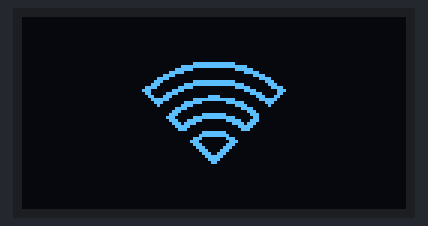
The sketch below on a simulated ESP32. Parts: 128×64 one-colour display. WiFi joins after 1.5 s; servers stay silent unless stated; the local clock reads 2024-03-15 10:24:30 at power-on unless the sketch sets it; what the sketch prints to the serial monitor is not drawn.

Above: at 3.1 s.
At 4.2 s:
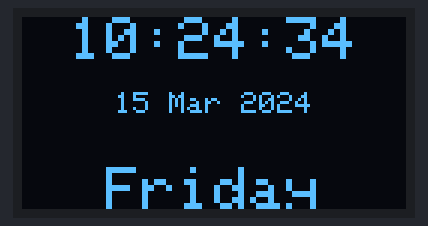
At 8.3 s:
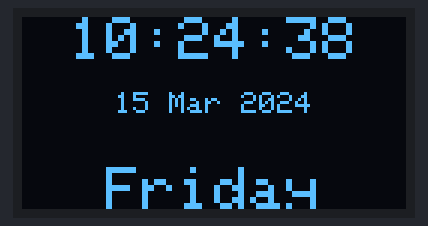
At 12.4 s:
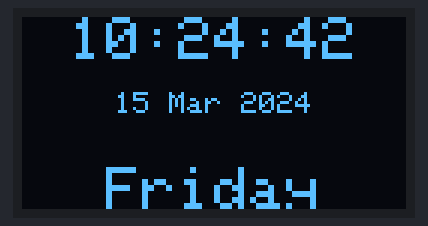
At 21.6 s:
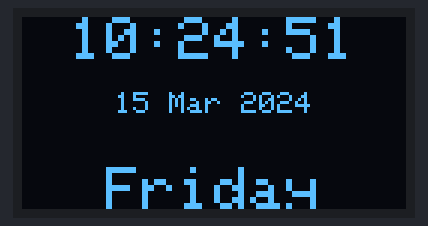
At 39.0 s:
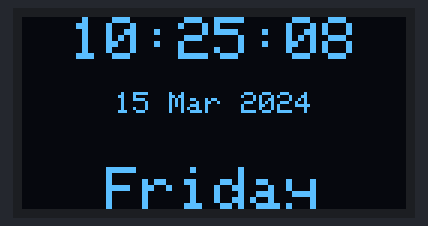

Measured:
- what the display in image 0 shows lasts 1.0 s, from 3.1 s to 4.1 s
- what the display in image 1 shows lasts 1.0 s, from 4.1 s to 5.1 s

The sketch:

Time_Date_Day.ino
```cpp
//Time_Date_Day
#ifdef ESP32
#include <WiFi.h>
#else
  #include <WiFi.h>
#endif
#include <time.h>
#include <SPI.h>
#include <Wire.h>
#include <Adafruit_GFX.h>
#include <Adafruit_SSD1306.h>

Adafruit_SSD1306 display = Adafruit_SSD1306(128, 64, &Wire, -1);

const char* ssid = "Hotspot";
const char* password = "87654321";

int GMTOffset = 19800;  // 5 hours * 60 minutes/hour + 30 minutes = 19800 seconds
int daylightOffset = 0;  // Replace with your daylight savings offset in seconds
int frame = 0;
#define FRAME_DELAY (42)
#define FRAME_WIDTH (48)
#define FRAME_HEIGHT (48)
#define FRAME_COUNT (sizeof(frames) / sizeof(frames[0]))
const byte PROGMEM frames[][288] = {
  {0,0,0,0,0,0,0,0,0,0,0,0,0,0,0,0,0,0,0,0,0,0,0,0,0,0,0,0,0,0,0,0,0,0,0,0,0,0,0,0,0,0,0,0,127,254,0,0,0,7,255,255,224,0,0,31,128,1,248,0,0,124,0,0,62,0,1,224,0,0,7,128,7,128,0,0,1,224,14,0,127,254,0,112,28,3,255,255,192,56,120,15,128,1,240,30,224,60,0,0,60,7,96,240,0,0,15,6,49,192,3,192,3,140,31,128,127,254,1,248,14,3,240,15,192,112,4,7,128,1,224,32,0,30,0,0,120,0,0,56,0,0,28,0,0,112,15,240,14,0,0,224,127,254,6,0,0,113,240,15,142,0,0,59,192,3,220,0,0,31,0,0,248,0,0,14,0,0,112,0,0,0,15,240,0,0,0,0,31,248,0,0,0,0,112,14,0,0,0,0,224,7,0,0,0,0,112,14,0,0,0,0,56,28,0,0,0,0,28,56,0,0,0,0,14,112,0,0,0,0,7,224,0,0,0,0,3,192,0,0,0,0,1,128,0,0,0,0,0,0,0,0,0,0,0,0,0,0,0,0,0,0,0,0,0,0,0,0,0,0,0,0,0,0,0,0,0,0,0,0,0,0,0,0,0,0,0,0},
  {0,0,0,0,0,0,0,0,0,0,0,0,0,0,0,0,0,0,0,0,0,0,0,0,0,0,0,0,0,0,0,0,0,0,0,0,0,0,0,0,0,0,0,0,127,254,0,0,0,7,255,255,224,0,0,31,128,1,248,0,0,124,0,0,62,0,1,224,0,0,7,128,7,128,0,0,1,224,14,0,127,254,0,112,28,3,255,255,192,56,120,15,128,1,240,30,224,60,0,0,60,7,96,240,0,0,15,6,49,192,3,192,3,140,31,128,127,254,1,248,14,3,240,15,192,112,4,7,128,1,224,32,0,30,0,0,120,0,0,56,0,0,28,0,0,112,15,240,14,0,0,224,127,254,6,0,0,113,240,15,142,0,0,59,192,3,220,0,0,31,0,0,248,0,0,14,0,0,112,0,0,0,15,240,0,0,0,0,31,248,0,0,0,0,112,14,0,0,0,0,224,7,0,0,0,0,112,14,0,0,0,0,56,28,0,0,0,0,28,56,0,0,0,0,14,112,0,0,0,0,7,224,0,0,0,0,3,192,0,0,0,0,1,128,0,0,0,0,0,0,0,0,0,0,0,0,0,0,0,0,0,0,0,0,0,0,0,0,0,0,0,0,0,0,0,0,0,0,0,0,0,0,0,0,0,0,0,0},
  {0,0,0,0,0,0,0,0,0,0,0,0,0,0,0,0,0,0,0,0,0,0,0,0,0,0,0,0,0,0,0,0,0,0,0,0,0,0,0,0,0,0,0,0,127,254,0,0,0,7,255,255,224,0,0,31,128,1,248,0,0,124,0,0,62,0,1,224,0,0,7,128,7,128,0,0,1,224,14,0,127,254,0,112,28,3,255,255,192,56,120,15,128,1,240,30,224,60,0,0,60,7,96,240,0,0,15,6,49,192,3,192,3,140,31,128,127,254,1,248,14,3,240,15,192,112,4,7,128,1,224,32,0,30,0,0,120,0,0,56,0,0,28,0,0,112,15,240,14,0,0,224,127,254,6,0,0,113,240,15,142,0,0,59,192,3,220,0,0,31,0,0,248,0,0,14,0,0,112,0,0,0,15,240,0,0,0,0,31,248,0,0,0,0,112,14,0,0,0,0,224,7,0,0,0,0,112,14,0,0,0,0,56,28,0,0,0,0,28,56,0,0,0,0,14,112,0,0,0,0,7,224,0,0,0,0,3,192,0,0,0,0,1,128,0,0,0,0,0,0,0,0,0,0,0,0,0,0,0,0,0,0,0,0,0,0,0,0,0,0,0,0,0,0,0,0,0,0,0,0,0,0,0,0,0,0,0,0},
  {0,0,0,0,0,0,0,0,0,0,0,0,0,0,0,0,0,0,0,0,0,0,0,0,0,0,0,0,0,0,0,0,0,0,0,0,0,0,0,0,0,0,0,0,127,254,0,0,0,7,255,255,224,0,0,31,128,1,248,0,0,124,0,0,62,0,1,224,0,0,7,128,7,128,0,0,1,224,14,0,127,254,0,112,28,3,255,255,192,56,120,15,128,1,240,30,224,60,0,0,60,7,96,240,0,0,15,6,49,192,3,192,3,140,31,128,127,254,1,248,14,3,240,15,192,112,4,7,128,1,224,32,0,30,0,0,120,0,0,56,0,0,28,0,0,112,15,240,14,0,0,224,127,254,6,0,0,113,240,15,142,0,0,59,192,3,220,0,0,31,0,0,248,0,0,14,0,0,112,0,0,0,15,240,0,0,0,0,31,248,0,0,0,0,112,14,0,0,0,0,224,7,0,0,0,0,112,14,0,0,0,0,56,28,0,0,0,0,28,56,0,0,0,0,14,112,0,0,0,0,7,224,0,0,0,0,3,192,0,0,0,0,1,128,0,0,0,0,0,0,0,0,0,0,0,0,0,0,0,0,0,0,0,0,0,0,0,0,0,0,0,0,0,0,0,0,0,0,0,0,0,0,0,0,0,0,0,0},
  {0,0,0,0,0,0,0,0,0,0,0,0,0,0,0,0,0,0,0,0,0,0,0,0,0,0,0,0,0,0,0,0,0,0,0,0,0,0,0,0,0,0,0,0,127,254,0,0,0,7,255,255,224,0,0,31,128,1,248,0,0,124,0,0,62,0,1,224,0,0,7,128,7,128,0,0,1,224,14,0,127,254,0,112,28,3,255,255,192,56,120,15,128,1,240,30,224,60,0,0,60,7,96,240,0,0,15,6,49,192,63,252,3,140,31,129,255,255,129,248,14,7,192,3,224,112,4,31,0,0,248,32,0,60,0,0,60,0,0,112,7,224,14,0,0,224,63,252,7,0,0,112,248,31,14,0,0,59,192,3,220,0,0,31,0,0,248,0,0,14,0,0,112,0,0,4,15,240,32,0,0,0,31,248,0,0,0,0,120,30,0,0,0,0,224,7,0,0,0,0,112,14,0,0,0,0,56,28,0,0,0,0,28,56,0,0,0,0,14,112,0,0,0,0,7,224,0,0,0,0,3,192,0,0,0,0,1,128,0,0,0,0,0,0,0,0,0,0,0,0,0,0,0,0,0,0,0,0,0,0,0,0,0,0,0,0,0,0,0,0,0,0,0,0,0,0,0,0,0,0,0,0,0,0,0,0,0,0},
  {0,0,0,0,0,0,0,0,0,0,0,0,0,0,0,0,0,0,0,0,0,0,0,0,0,0,0,0,0,0,0,0,0,0,0,0,0,0,63,252,0,0,0,3,255,255,192,0,0,31,128,1,248,0,0,124,0,0,62,0,1,224,0,0,7,128,3,128,0,0,1,192,14,0,63,252,0,112,28,3,255,255,192,56,56,15,128,1,240,28,96,60,0,0,60,14,96,112,15,240,14,6,49,192,255,255,3,140,59,131,224,7,193,220,30,15,0,0,240,120,12,28,0,0,56,48,0,120,0,0,28,0,0,224,15,240,7,0,0,224,127,254,7,0,0,113,224,7,142,0,0,59,128,1,220,0,0,31,0,0,248,0,0,14,0,0,112,0,0,0,7,224,0,0,0,0,31,248,0,0,0,0,120,30,0,0,0,0,224,7,0,0,0,0,112,14,0,0,0,0,56,28,0,0,0,0,28,56,0,0,0,0,14,112,0,0,0,0,7,224,0,0,0,0,3,192,0,0,0,0,1,128,0,0,0,0,0,0,0,0,0,0,0,0,0,0,0,0,0,0,0,0,0,0,0,0,0,0,0,0,0,0,0,0,0,0,0,0,0,0,0,0,0,0,0,0,0,0,0,0,0,0,0,0,0,0,0,0},
  {0,0,0,0,0,0,0,0,0,0,0,0,0,0,0,0,0,0,0,0,0,0,0,0,0,0,63,252,0,0,0,3,255,255,192,0,0,31,192,3,248,0,0,126,0,0,126,0,1,240,0,0,15,128,3,192,0,0,3,192,15,0,63,252,0,240,28,3,255,255,192,56,56,15,192,3,240,28,96,60,0,0,60,14,224,112,0,0,14,7,113,224,3,192,7,142,59,128,127,254,1,220,31,3,224,7,192,248,14,15,0,0,240,112,0,28,0,0,56,0,0,56,0,0,28,0,0,224,15,240,7,0,0,224,127,254,7,0,0,113,240,15,14,0,0,59,192,3,220,0,0,31,0,0,248,0,0,12,0,0,112,0,0,0,0,0,0,0,0,0,1,128,0,0,0,0,31,248,0,0,0,0,62,124,0,0,0,0,240,15,0,0,0,0,96,7,0,0,0,0,112,14,0,0,0,0,56,28,0,0,0,0,28,56,0,0,0,0,14,112,0,0,0,0,7,224,0,0,0,0,3,192,0,0,0,0,1,128,0,0,0,0,0,0,0,0,0,0,0,0,0,0,0,0,0,0,0,0,0,0,0,0,0,0,0,0,0,0,0,0,0,0,0,0,0,0,0,0,0,0,0,0,0,0,0,0,0,0},
  {0,0,0,0,0,0,0,0,0,0,0,0,0,0,0,0,0,0,0,0,127,254,0,0,0,7,255,255,192,0,0,31,128,1,248,0,0,124,0,0,62,0,1,224,0,0,7,128,7,128,0,0,1,224,14,0,63,252,0,112,28,3,255,255,192,56,112,15,192,3,240,12,224,60,0,0,60,7,224,240,0,0,15,7,113,192,0,0,3,142,59,128,0,0,1,220,31,0,0,0,0,248,12,0,0,0,0,48,0,0,0,0,0,0,0,0,0,0,0,0,0,0,15,240,0,0,0,0,127,254,0,0,0,1,224,7,128,0,0,7,128,1,224,0,0,14,0,0,112,0,0,28,15,240,56,0,0,28,63,252,56,0,0,14,224,7,112,0,0,7,128,1,224,0,0,3,0,0,192,0,0,0,15,240,0,0,0,0,63,252,0,0,0,0,112,14,0,0,0,0,224,7,0,0,0,0,112,14,0,0,0,0,56,28,0,0,0,0,28,56,0,0,0,0,14,112,0,0,0,0,7,224,0,0,0,0,3,192,0,0,0,0,1,128,0,0,0,0,0,0,0,0,0,0,0,0,0,0,0,0,0,0,0,0,0,0,0,0,0,0,0,0,0,0,0,0,0,0,0,0,0,0,0,0,0,0,0,0},
  {0,0,0,0,0,0,0,0,0,0,0,0,0,0,0,0,0,0,0,0,0,0,0,0,0,0,0,0,0,0,0,0,0,0,0,0,0,0,0,0,0,0,0,0,0,0,0,0,0,0,0,0,0,0,0,0,0,0,0,0,0,0,0,0,0,0,0,0,0,0,0,0,0,0,0,0,0,0,0,0,63,252,0,0,0,1,252,63,128,0,0,7,128,1,224,0,0,28,0,0,56,0,0,112,31,248,14,0,0,224,255,255,7,0,1,131,192,7,193,128,3,15,0,0,240,192,1,156,0,0,57,128,0,248,0,0,31,0,0,96,0,0,6,0,0,0,0,0,0,0,0,0,0,0,0,0,0,0,0,0,0,0,0,0,0,0,0,0,0,0,0,0,0,0,0,0,15,240,0,0,0,0,62,124,0,0,0,0,127,254,0,0,0,0,255,255,0,0,0,0,112,14,0,0,0,0,224,7,0,0,0,0,112,14,0,0,0,0,56,28,0,0,0,0,28,56,0,0,0,0,14,112,0,0,0,0,7,224,0,0,0,0,3,192,0,0,0,0,1,128,0,0,0,0,0,0,0,0,0,0,0,0,0,0,0,0,0,0,0,0,0,0,0,0,0,0,0,0,0,0,0,0,0,0,0,0,0,0},
  {0,0,0,0,0,0,0,0,0,0,0,0,0,0,0,0,0,0,0,0,0,0,0,0,0,0,0,0,0,0,0,0,0,0,0,0,0,0,0,0,0,0,0,0,0,0,0,0,0,0,0,0,0,0,0,0,0,0,0,0,0,0,0,0,0,0,0,0,0,0,0,0,0,0,0,0,0,0,0,0,0,0,0,0,0,0,0,0,0,0,0,0,0,0,0,0,0,0,0,0,0,0,0,0,0,0,0,0,0,0,0,0,0,0,0,0,0,0,0,0,0,0,0,0,0,0,0,0,0,0,0,0,0,0,0,0,0,0,0,0,0,0,0,0,0,0,0,0,0,0,0,0,0,0,0,0,0,0,0,0,0,0,0,0,3,192,0,0,0,0,28,56,0,0,0,0,97,134,0,0,0,0,159,249,0,0,0,1,179,205,0,0,0,0,223,251,0,0,0,0,60,60,0,0,0,0,240,15,0,0,0,0,96,6,0,0,0,0,48,12,0,0,0,0,24,24,0,0,0,0,12,48,0,0,0,0,6,112,0,0,0,0,7,224,0,0,0,0,3,192,0,0,0,0,1,128,0,0,0,0,0,0,0,0,0,0,0,0,0,0,0,0,0,0,0,0,0,0,0,0,0,0,0,0,0,0,0,0},
  {0,0,0,0,0,0,0,0,0,0,0,0,0,0,0,0,0,0,0,0,0,0,0,0,0,0,0,0,0,0,0,0,0,0,0,0,0,0,0,0,0,0,0,0,0,0,0,0,0,0,0,0,0,0,0,0,0,0,0,0,0,0,0,0,0,0,0,0,0,0,0,0,0,0,0,0,0,0,0,0,0,0,0,0,0,0,0,0,0,0,0,0,0,0,0,0,0,0,0,0,0,0,0,0,0,0,0,0,0,0,0,0,0,0,0,0,0,0,0,0,0,0,0,0,0,0,0,0,0,0,0,0,0,0,0,0,0,0,0,0,0,0,0,0,0,0,0,0,0,0,0,0,0,0,0,0,0,0,0,0,0,0,0,0,0,0,0,0,0,0,0,0,0,0,0,0,0,0,0,0,0,0,0,0,0,0,0,0,15,240,0,0,0,0,63,252,0,0,0,0,112,14,0,0,0,0,224,7,0,0,0,0,112,14,0,0,0,0,56,28,0,0,0,0,28,56,0,0,0,0,14,112,0,0,0,0,7,224,0,0,0,0,3,192,0,0,0,0,1,128,0,0,0,0,0,0,0,0,0,0,0,0,0,0,0,0,0,0,0,0,0,0,0,0,0,0,0,0,0,0,0,0,0,0,0,0,0,0},
  {0,0,0,0,0,0,0,0,0,0,0,0,0,0,0,0,0,0,0,0,0,0,0,0,0,0,0,0,0,0,0,0,0,0,0,0,0,0,0,0,0,0,0,0,0,0,0,0,0,0,0,0,0,0,0,0,0,0,0,0,0,0,0,0,0,0,0,0,0,0,0,0,0,0,0,0,0,0,0,0,0,0,0,0,0,0,0,0,0,0,0,0,0,0,0,0,0,0,0,0,0,0,0,0,0,0,0,0,0,0,0,0,0,0,0,0,0,0,0,0,0,0,0,0,0,0,0,0,0,0,0,0,0,0,0,0,0,0,0,0,0,0,0,0,0,0,0,0,0,0,0,0,0,0,0,0,0,0,0,0,0,0,0,0,0,0,0,0,0,0,0,0,0,0,0,0,0,0,0,0,0,0,15,240,0,0,0,0,31,248,0,0,0,0,112,14,0,0,0,0,224,7,0,0,0,0,112,14,0,0,0,0,56,28,0,0,0,0,28,56,0,0,0,0,14,112,0,0,0,0,7,224,0,0,0,0,3,192,0,0,0,0,1,128,0,0,0,0,0,0,0,0,0,0,0,0,0,0,0,0,0,0,0,0,0,0,0,0,0,0,0,0,0,0,0,0,0,0,0,0,0,0,0,0,0,0,0,0},
  {0,0,0,0,0,0,0,0,0,0,0,0,0,0,0,0,0,0,0,0,0,0,0,0,0,0,0,0,0,0,0,0,0,0,0,0,0,0,0,0,0,0,0,0,0,0,0,0,0,0,0,0,0,0,0,0,0,0,0,0,0,0,0,0,0,0,0,0,0,0,0,0,0,0,0,0,0,0,0,0,0,0,0,0,0,0,0,0,0,0,0,0,0,0,0,0,0,0,0,0,0,0,0,0,0,0,0,0,0,0,0,0,0,0,0,0,0,0,0,0,0,0,0,0,0,0,0,0,0,0,0,0,0,0,0,0,0,0,0,0,0,0,0,0,0,0,0,0,0,0,0,0,0,0,0,0,0,0,0,0,0,0,0,0,0,0,0,0,0,0,0,0,0,0,0,0,0,0,0,0,0,0,15,240,0,0,0,0,31,248,0,0,0,0,112,14,0,0,0,0,224,7,0,0,0,0,112,14,0,0,0,0,56,28,0,0,0,0,28,56,0,0,0,0,14,112,0,0,0,0,7,224,0,0,0,0,3,192,0,0,0,0,1,128,0,0,0,0,0,0,0,0,0,0,0,0,0,0,0,0,0,0,0,0,0,0,0,0,0,0,0,0,0,0,0,0,0,0,0,0,0,0,0,0,0,0,0,0},
  {0,0,0,0,0,0,0,0,0,0,0,0,0,0,0,0,0,0,0,0,0,0,0,0,0,0,0,0,0,0,0,0,0,0,0,0,0,0,0,0,0,0,0,0,0,0,0,0,0,0,0,0,0,0,0,0,0,0,0,0,0,0,0,0,0,0,0,0,0,0,0,0,0,0,0,0,0,0,0,0,0,0,0,0,0,0,0,0,0,0,0,0,0,0,0,0,0,0,0,0,0,0,0,0,0,0,0,0,0,0,0,0,0,0,0,0,0,0,0,0,0,0,0,0,0,0,0,0,0,0,0,0,0,0,0,0,0,0,0,0,0,0,0,0,0,0,0,0,0,0,0,0,0,0,0,0,0,0,0,0,0,0,0,0,0,0,0,0,0,0,0,0,0,0,0,0,0,0,0,0,0,0,15,240,0,0,0,0,31,248,0,0,0,0,112,14,0,0,0,0,224,7,0,0,0,0,112,14,0,0,0,0,56,28,0,0,0,0,28,56,0,0,0,0,14,112,0,0,0,0,7,224,0,0,0,0,3,192,0,0,0,0,1,128,0,0,0,0,0,0,0,0,0,0,0,0,0,0,0,0,0,0,0,0,0,0,0,0,0,0,0,0,0,0,0,0,0,0,0,0,0,0,0,0,0,0,0,0},
  {0,0,0,0,0,0,0,0,0,0,0,0,0,0,0,0,0,0,0,0,0,0,0,0,0,0,0,0,0,0,0,0,0,0,0,0,0,0,0,0,0,0,0,0,0,0,0,0,0,0,0,0,0,0,0,0,0,0,0,0,0,0,0,0,0,0,0,0,0,0,0,0,0,0,0,0,0,0,0,0,0,0,0,0,0,0,0,0,0,0,0,0,0,0,0,0,0,0,0,0,0,0,0,0,0,0,0,0,0,0,0,0,0,0,0,0,0,0,0,0,0,0,0,0,0,0,0,0,0,0,0,0,0,0,0,0,0,0,0,0,0,0,0,0,0,0,0,0,0,0,0,0,0,0,0,0,0,0,0,0,0,0,0,0,0,0,0,0,0,0,0,0,0,0,0,0,0,0,0,0,0,0,15,240,0,0,0,0,31,248,0,0,0,0,112,14,0,0,0,0,224,7,0,0,0,0,112,14,0,0,0,0,56,28,0,0,0,0,28,56,0,0,0,0,14,112,0,0,0,0,7,224,0,0,0,0,3,192,0,0,0,0,1,128,0,0,0,0,0,0,0,0,0,0,0,0,0,0,0,0,0,0,0,0,0,0,0,0,0,0,0,0,0,0,0,0,0,0,0,0,0,0,0,0,0,0,0,0},
  {0,0,0,0,0,0,0,0,0,0,0,0,0,0,0,0,0,0,0,0,0,0,0,0,0,0,0,0,0,0,0,0,0,0,0,0,0,0,0,0,0,0,0,0,0,0,0,0,0,0,0,0,0,0,0,0,0,0,0,0,0,0,0,0,0,0,0,0,0,0,0,0,0,0,0,0,0,0,0,0,0,0,0,0,0,0,0,0,0,0,0,0,0,0,0,0,0,0,0,0,0,0,0,0,0,0,0,0,0,0,0,0,0,0,0,0,0,0,0,0,0,0,0,0,0,0,0,0,0,0,0,0,0,0,0,0,0,0,0,0,0,0,0,0,0,0,0,0,0,0,0,0,0,0,0,0,0,0,0,0,0,0,0,0,0,0,0,0,0,0,0,0,0,0,0,0,0,0,0,0,0,0,15,240,0,0,0,0,31,248,0,0,0,0,112,14,0,0,0,0,224,7,0,0,0,0,112,14,0,0,0,0,56,28,0,0,0,0,28,56,0,0,0,0,14,112,0,0,0,0,7,224,0,0,0,0,3,192,0,0,0,0,1,128,0,0,0,0,0,0,0,0,0,0,0,0,0,0,0,0,0,0,0,0,0,0,0,0,0,0,0,0,0,0,0,0,0,0,0,0,0,0,0,0,0,0,0,0},
  {0,0,0,0,0,0,0,0,0,0,0,0,0,0,0,0,0,0,0,0,0,0,0,0,0,0,0,0,0,0,0,0,0,0,0,0,0,0,0,0,0,0,0,0,0,0,0,0,0,0,0,0,0,0,0,0,0,0,0,0,0,0,0,0,0,0,0,0,0,0,0,0,0,0,0,0,0,0,0,0,0,0,0,0,0,0,0,0,0,0,0,0,0,0,0,0,0,0,0,0,0,0,0,0,0,0,0,0,0,0,0,0,0,0,0,0,0,0,0,0,0,0,0,0,0,0,0,0,0,0,0,0,0,0,0,0,0,0,0,0,0,0,0,0,0,0,0,0,0,0,0,0,0,0,0,0,0,0,0,0,0,0,0,0,0,0,0,0,0,0,0,0,0,0,0,0,0,0,0,0,0,0,15,240,0,0,0,0,31,248,0,0,0,0,112,14,0,0,0,0,224,7,0,0,0,0,112,14,0,0,0,0,56,28,0,0,0,0,28,56,0,0,0,0,14,112,0,0,0,0,7,224,0,0,0,0,3,192,0,0,0,0,1,128,0,0,0,0,0,0,0,0,0,0,0,0,0,0,0,0,0,0,0,0,0,0,0,0,0,0,0,0,0,0,0,0,0,0,0,0,0,0,0,0,0,0,0,0},
  {0,0,0,0,0,0,0,0,0,0,0,0,0,0,0,0,0,0,0,0,0,0,0,0,0,0,0,0,0,0,0,0,0,0,0,0,0,0,0,0,0,0,0,0,0,0,0,0,0,0,0,0,0,0,0,0,0,0,0,0,0,0,0,0,0,0,0,0,0,0,0,0,0,0,0,0,0,0,0,0,0,0,0,0,0,0,0,0,0,0,0,0,0,0,0,0,0,0,0,0,0,0,0,0,0,0,0,0,0,0,0,0,0,0,0,0,0,0,0,0,0,0,0,0,0,0,0,0,0,0,0,0,0,0,0,0,0,0,0,0,0,0,0,0,0,0,0,0,0,0,0,0,0,0,0,0,0,0,0,0,0,0,0,0,0,0,0,0,0,0,0,0,0,0,0,0,0,0,0,0,0,0,15,240,0,0,0,0,31,248,0,0,0,0,112,14,0,0,0,0,224,7,0,0,0,0,112,14,0,0,0,0,56,28,0,0,0,0,28,56,0,0,0,0,14,112,0,0,0,0,7,224,0,0,0,0,3,192,0,0,0,0,1,128,0,0,0,0,0,0,0,0,0,0,0,0,0,0,0,0,0,0,0,0,0,0,0,0,0,0,0,0,0,0,0,0,0,0,0,0,0,0,0,0,0,0,0,0},
  {0,0,0,0,0,0,0,0,0,0,0,0,0,0,0,0,0,0,0,0,0,0,0,0,0,0,0,0,0,0,0,0,0,0,0,0,0,0,0,0,0,0,0,0,0,0,0,0,0,0,0,0,0,0,0,0,0,0,0,0,0,0,0,0,0,0,0,0,0,0,0,0,0,0,0,0,0,0,0,0,0,0,0,0,0,0,0,0,0,0,0,0,0,0,0,0,0,0,0,0,0,0,0,0,0,0,0,0,0,0,0,0,0,0,0,0,0,0,0,0,0,0,0,0,0,0,0,0,0,0,0,0,0,0,0,0,0,0,0,0,0,0,0,0,0,0,0,0,0,0,0,0,0,0,0,0,0,0,0,0,0,0,0,0,0,0,0,0,0,0,0,0,0,0,0,0,31,248,0,0,0,0,49,140,0,0,0,0,255,255,0,0,0,0,255,255,0,0,0,0,112,14,0,0,0,0,224,7,0,0,0,0,112,14,0,0,0,0,56,28,0,0,0,0,28,56,0,0,0,0,14,112,0,0,0,0,7,224,0,0,0,0,3,192,0,0,0,0,1,128,0,0,0,0,0,0,0,0,0,0,0,0,0,0,0,0,0,0,0,0,0,0,0,0,0,0,0,0,0,0,0,0,0,0,0,0,0,0},
  {0,0,0,0,0,0,0,0,0,0,0,0,0,0,0,0,0,0,0,0,0,0,0,0,0,0,0,0,0,0,0,0,0,0,0,0,0,0,0,0,0,0,0,0,0,0,0,0,0,0,0,0,0,0,0,0,0,0,0,0,0,0,0,0,0,0,0,0,0,0,0,0,0,0,0,0,0,0,0,0,0,0,0,0,0,0,0,0,0,0,0,0,0,0,0,0,0,0,0,0,0,0,0,0,0,0,0,0,0,0,31,248,0,0,0,0,255,255,0,0,0,3,224,7,192,0,0,15,0,0,240,0,0,28,63,252,56,0,0,56,248,31,28,0,0,115,192,3,206,0,0,63,0,0,252,0,0,30,0,0,120,0,0,8,0,0,16,0,0,0,0,0,0,0,0,0,0,0,0,0,0,0,0,0,0,0,0,0,15,240,0,0,0,0,63,252,0,0,0,0,124,62,0,0,0,0,240,15,0,0,0,0,96,6,0,0,0,0,48,12,0,0,0,0,24,24,0,0,0,0,12,48,0,0,0,0,6,112,0,0,0,0,7,224,0,0,0,0,3,192,0,0,0,0,1,128,0,0,0,0,0,0,0,0,0,0,0,0,0,0,0,0,0,0,0,0,0,0,0,0,0,0,0,0,0,0,0,0},
  {0,0,0,0,0,0,0,0,0,0,0,0,0,0,0,0,0,0,0,0,0,0,0,0,0,0,0,0,0,0,0,0,0,0,0,0,0,0,0,0,0,0,0,0,0,0,0,0,0,0,255,255,0,0,0,7,255,255,224,0,0,31,128,1,248,0,0,124,0,0,62,0,0,240,0,0,15,0,3,192,63,252,3,192,7,1,255,255,128,224,14,7,128,1,224,112,24,28,0,0,120,56,28,120,0,0,30,56,14,224,0,0,7,112,7,192,0,0,3,224,3,128,0,0,1,192,0,0,0,0,0,0,0,0,0,0,0,0,0,0,0,0,0,0,0,0,15,240,0,0,0,0,127,254,0,0,0,0,248,31,0,0,0,1,192,3,128,0,0,7,7,224,224,0,0,3,31,248,192,0,0,3,248,31,128,0,0,1,239,247,128,0,0,0,63,252,0,0,0,0,112,14,0,0,0,0,224,7,0,0,0,0,112,14,0,0,0,0,56,28,0,0,0,0,28,56,0,0,0,0,14,112,0,0,0,0,7,224,0,0,0,0,3,192,0,0,0,0,1,128,0,0,0,0,0,0,0,0,0,0,0,0,0,0,0,0,0,0,0,0,0,0,0,0,0,0,0,0,0,0,0,0,0,0,0,0,0,0},
  {0,0,0,0,0,0,0,0,0,0,0,0,0,0,0,0,0,0,0,0,127,254,0,0,0,7,255,255,192,0,0,31,128,1,248,0,0,124,0,0,62,0,1,224,0,0,7,128,7,128,0,0,1,224,14,0,63,252,0,112,28,3,255,255,192,56,112,15,192,3,240,12,224,60,0,0,60,7,224,240,0,0,15,7,113,192,0,0,3,142,59,128,0,0,1,220,31,0,0,0,0,248,12,0,0,0,0,48,0,0,31,248,0,0,0,0,255,254,0,0,0,1,240,15,128,0,0,7,128,1,224,0,0,30,0,0,120,0,0,56,7,224,28,0,0,56,63,252,28,0,0,24,252,63,24,0,0,31,224,7,248,0,0,15,128,1,240,0,0,6,0,0,96,0,0,0,0,0,0,0,0,0,15,240,0,0,0,0,63,252,0,0,0,0,112,14,0,0,0,0,224,7,0,0,0,0,112,14,0,0,0,0,56,28,0,0,0,0,28,56,0,0,0,0,14,112,0,0,0,0,7,224,0,0,0,0,3,192,0,0,0,0,1,128,0,0,0,0,0,0,0,0,0,0,0,0,0,0,0,0,0,0,0,0,0,0,0,0,0,0,0,0,0,0,0,0,0,0,0,0,0,0,0,0,0,0,0,0},
  {0,0,0,0,0,0,0,0,0,0,0,0,0,0,0,0,0,0,0,0,0,0,0,0,0,0,63,252,0,0,0,3,255,255,192,0,0,31,192,3,248,0,0,126,0,0,126,0,1,240,0,0,15,128,3,192,0,0,3,192,15,0,63,252,0,240,28,3,255,255,192,56,56,15,192,3,240,28,96,60,0,0,60,14,224,112,0,0,14,7,113,224,3,192,7,142,59,128,127,254,1,220,31,3,224,7,192,248,14,15,0,0,240,112,0,28,0,0,56,0,0,56,0,0,28,0,0,224,15,240,7,0,0,224,127,254,7,0,0,113,240,15,14,0,0,59,192,3,220,0,0,31,0,0,248,0,0,12,0,0,112,0,0,0,0,0,0,0,0,0,1,128,0,0,0,0,31,248,0,0,0,0,62,124,0,0,0,0,240,15,0,0,0,0,96,7,0,0,0,0,112,14,0,0,0,0,56,28,0,0,0,0,28,56,0,0,0,0,14,112,0,0,0,0,7,224,0,0,0,0,3,192,0,0,0,0,1,128,0,0,0,0,0,0,0,0,0,0,0,0,0,0,0,0,0,0,0,0,0,0,0,0,0,0,0,0,0,0,0,0,0,0,0,0,0,0,0,0,0,0,0,0,0,0,0,0,0,0},
  {0,0,0,0,0,0,0,0,0,0,0,0,0,0,0,0,0,0,0,0,0,0,0,0,0,0,0,0,0,0,0,0,0,0,0,0,0,0,63,252,0,0,0,3,255,255,192,0,0,31,128,1,248,0,0,124,0,0,62,0,1,224,0,0,7,128,3,128,0,0,1,192,14,0,63,252,0,112,28,3,255,255,192,56,56,15,128,1,240,28,96,60,0,0,60,14,96,112,15,240,14,6,49,192,255,255,3,140,59,131,224,7,193,220,30,15,0,0,240,120,12,28,0,0,56,48,0,120,0,0,28,0,0,224,15,240,7,0,0,224,127,254,7,0,0,113,224,7,142,0,0,59,128,1,220,0,0,31,0,0,248,0,0,14,0,0,112,0,0,0,7,224,0,0,0,0,31,248,0,0,0,0,120,30,0,0,0,0,224,7,0,0,0,0,112,14,0,0,0,0,56,28,0,0,0,0,28,56,0,0,0,0,14,112,0,0,0,0,7,224,0,0,0,0,3,192,0,0,0,0,1,128,0,0,0,0,0,0,0,0,0,0,0,0,0,0,0,0,0,0,0,0,0,0,0,0,0,0,0,0,0,0,0,0,0,0,0,0,0,0,0,0,0,0,0,0,0,0,0,0,0,0,0,0,0,0,0,0},
  {0,0,0,0,0,0,0,0,0,0,0,0,0,0,0,0,0,0,0,0,0,0,0,0,0,0,0,0,0,0,0,0,0,0,0,0,0,0,0,0,0,0,0,0,127,254,0,0,0,7,255,255,224,0,0,31,128,1,248,0,0,124,0,0,62,0,1,224,0,0,7,128,7,128,0,0,1,224,14,0,127,254,0,112,28,3,255,255,192,56,120,15,128,1,240,30,224,60,0,0,60,7,96,240,0,0,15,6,49,192,63,252,3,140,31,129,255,255,129,248,14,7,192,3,224,112,4,31,0,0,248,32,0,60,0,0,60,0,0,112,7,224,14,0,0,224,63,252,7,0,0,112,248,31,14,0,0,59,192,3,220,0,0,31,0,0,248,0,0,14,0,0,112,0,0,4,15,240,32,0,0,0,31,248,0,0,0,0,120,30,0,0,0,0,224,7,0,0,0,0,112,14,0,0,0,0,56,28,0,0,0,0,28,56,0,0,0,0,14,112,0,0,0,0,7,224,0,0,0,0,3,192,0,0,0,0,1,128,0,0,0,0,0,0,0,0,0,0,0,0,0,0,0,0,0,0,0,0,0,0,0,0,0,0,0,0,0,0,0,0,0,0,0,0,0,0,0,0,0,0,0,0,0,0,0,0,0,0},
  {0,0,0,0,0,0,0,0,0,0,0,0,0,0,0,0,0,0,0,0,0,0,0,0,0,0,0,0,0,0,0,0,0,0,0,0,0,0,0,0,0,0,0,0,127,254,0,0,0,7,255,255,224,0,0,31,128,1,248,0,0,124,0,0,62,0,1,224,0,0,7,128,7,128,0,0,1,224,14,0,127,254,0,112,28,3,255,255,192,56,120,15,128,1,240,30,224,60,0,0,60,7,96,240,0,0,15,6,49,192,3,192,3,140,31,128,127,254,1,248,14,3,240,15,192,112,4,7,128,1,224,32,0,30,0,0,120,0,0,56,0,0,28,0,0,112,15,240,14,0,0,224,127,254,6,0,0,113,240,15,142,0,0,59,192,3,220,0,0,31,0,0,248,0,0,14,0,0,112,0,0,0,15,240,0,0,0,0,31,248,0,0,0,0,112,14,0,0,0,0,224,7,0,0,0,0,112,14,0,0,0,0,56,28,0,0,0,0,28,56,0,0,0,0,14,112,0,0,0,0,7,224,0,0,0,0,3,192,0,0,0,0,1,128,0,0,0,0,0,0,0,0,0,0,0,0,0,0,0,0,0,0,0,0,0,0,0,0,0,0,0,0,0,0,0,0,0,0,0,0,0,0,0,0,0,0,0,0},
  {0,0,0,0,0,0,0,0,0,0,0,0,0,0,0,0,0,0,0,0,0,0,0,0,0,0,0,0,0,0,0,0,0,0,0,0,0,0,0,0,0,0,0,0,127,254,0,0,0,7,255,255,224,0,0,31,128,1,248,0,0,124,0,0,62,0,1,224,0,0,7,128,7,128,0,0,1,224,14,0,127,254,0,112,28,3,255,255,192,56,120,15,128,1,240,30,224,60,0,0,60,7,96,240,0,0,15,6,49,192,3,192,3,140,31,128,127,254,1,248,14,3,240,15,192,112,4,7,128,1,224,32,0,30,0,0,120,0,0,56,0,0,28,0,0,112,15,240,14,0,0,224,127,254,6,0,0,113,240,15,142,0,0,59,192,3,220,0,0,31,0,0,248,0,0,14,0,0,112,0,0,0,15,240,0,0,0,0,31,248,0,0,0,0,112,14,0,0,0,0,224,7,0,0,0,0,112,14,0,0,0,0,56,28,0,0,0,0,28,56,0,0,0,0,14,112,0,0,0,0,7,224,0,0,0,0,3,192,0,0,0,0,1,128,0,0,0,0,0,0,0,0,0,0,0,0,0,0,0,0,0,0,0,0,0,0,0,0,0,0,0,0,0,0,0,0,0,0,0,0,0,0,0,0,0,0,0,0},
  {0,0,0,0,0,0,0,0,0,0,0,0,0,0,0,0,0,0,0,0,0,0,0,0,0,0,0,0,0,0,0,0,0,0,0,0,0,0,0,0,0,0,0,0,127,254,0,0,0,7,255,255,224,0,0,31,128,1,248,0,0,124,0,0,62,0,1,224,0,0,7,128,7,128,0,0,1,224,14,0,127,254,0,112,28,3,255,255,192,56,120,15,128,1,240,30,224,60,0,0,60,7,96,240,0,0,15,6,49,192,3,192,3,140,31,128,127,254,1,248,14,3,240,15,192,112,4,7,128,1,224,32,0,30,0,0,120,0,0,56,0,0,28,0,0,112,15,240,14,0,0,224,127,254,6,0,0,113,240,15,142,0,0,59,192,3,220,0,0,31,0,0,248,0,0,14,0,0,112,0,0,0,15,240,0,0,0,0,31,248,0,0,0,0,112,14,0,0,0,0,224,7,0,0,0,0,112,14,0,0,0,0,56,28,0,0,0,0,28,56,0,0,0,0,14,112,0,0,0,0,7,224,0,0,0,0,3,192,0,0,0,0,1,128,0,0,0,0,0,0,0,0,0,0,0,0,0,0,0,0,0,0,0,0,0,0,0,0,0,0,0,0,0,0,0,0,0,0,0,0,0,0,0,0,0,0,0,0}
};

void setup() {
  Serial.begin(115200);

  if(!display.begin(SSD1306_SWITCHCAPVCC, 0x3C)) {
    Serial.println(F("SSD1306 allocation failed"));
    for(;;);
  }
  delay(2000);
  display.clearDisplay();
  display.setTextSize(1);
  display.setCursor(0,0);
  display.setTextColor(WHITE);

  WiFi.begin(ssid, password);
  while (WiFi.status() != WL_CONNECTED) {
    delay(1000);
    Serial.println("Connecting...");
    display.clearDisplay();
  display.drawBitmap(40, 8, frames[frame], FRAME_WIDTH, FRAME_HEIGHT, 1);
  display.display();
  frame = (frame + 1) % FRAME_COUNT;

  }

  Serial.println("Connected to Wi-Fi!");

  // Set GMT offset to IST (Indian Standard Time)
  configTime(GMTOffset, daylightOffset, "pool.ntp.org", "time.nist.gov");
}


void loop() {
  time_t rawtime = time(nullptr);
  struct tm* timeinfo = localtime(&rawtime);

  Serial.print("Time: ");
  Serial.print(timeinfo->tm_hour);
  Serial.print(":");
  Serial.print(timeinfo->tm_min);
  Serial.print(":");
  Serial.println(timeinfo->tm_sec);

  display.clearDisplay();
  display.setTextSize(2);
  display.setTextColor(WHITE);

  // Format time
  char timeStr[9];  // HH:MM:SS
  snprintf(timeStr, sizeof(timeStr), "%02d:%02d:%02d", timeinfo->tm_hour, timeinfo->tm_min, timeinfo->tm_sec);

  // Time
  int16_t x1, y1;
  uint16_t w, h;
  display.getTextBounds(timeStr, 0, 0, &x1, &y1, &w, &h);
  display.setCursor((128 - w) / 2, 0);
  display.print(timeStr);

  // Format date
  char dateStr[12];  // DD MMM YYYY
  const char* months[] = {"Jan", "Feb", "Mar", "Apr", "May", "Jun", "Jul", "Aug", "Sep", "Oct", "Nov", "Dec"};
  snprintf(dateStr, sizeof(dateStr), "%02d %s %04d", timeinfo->tm_mday, months[timeinfo->tm_mon], 1900 + timeinfo->tm_year);

  // Date
  display.setTextSize(1);
  display.getTextBounds(dateStr, 0, 0, &x1, &y1, &w, &h);
  display.setCursor((128 - w) / 2, 25);
  display.print(dateStr);

  // Format day
  const char* days[] = {"Sunday", "Monday", "Tuesday", "Wednesday", "Thursday", "Friday", "Saturday"};
  const char* dayStr = days[timeinfo->tm_wday];

  // Day
  display.setTextSize(2);
  display.getTextBounds(dayStr, 0, 0, &x1, &y1, &w, &h);
  display.setCursor((128 - w) / 2, 50);
  display.print(dayStr);

  display.display();

  delay(1000);
}
```
